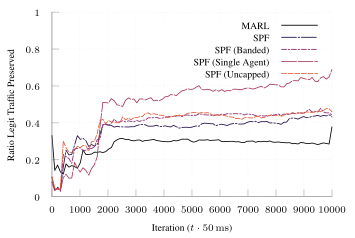

Source code (gnuplot):
set terminal tikz standalone color size 9cm,6cm font '\scriptsize' preamble '\usepackage{microtype} \usepackage{times} \usepackage[T1]{fontenc} \usepackage{siunitx}\sisetup{detect-all}'
set output "tcp-s-16.tex"

load "inferno.pal"

set style line 102 lc rgb '#a0a0a0' lt 1 lw 1
set border ls 102
set colorbox border 102
set key textcolor rgb "black"
set tics textcolor rgb "black"
set label textcolor rgb "black"

set border 3
set grid x y
set xtics nomirror
set ytics nomirror

#set key autotitle columnhead
set datafile separator ","

set xlabel "Iteration ($t \\cdot{} \\SI{50}{\\milli\\second}$)"
set ylabel "Ratio Legit Traffic Preserved"

set yrange [0.0:1.0]
set key inside top right

plot '../results/online-16-avg-ng.csv' u 1:3 w lines smooth sbezier title "MARL" dt 1, \
     '../results/spf-tcp-natural-16.avg.csv' u 1:3 w lines smooth sbezier title "SPF" dt (18,2,2,2), \
     '../results/spf-tcp-banded-16.avg.csv' u 1:3 w lines smooth sbezier title "SPF (Banded)" ls 4  dt (6,2,2,2), \
     '../results/spf-tcp-single-16.avg.csv' u 1:3 w lines smooth sbezier title "SPF (Single Agent)" ls 5 dt (18,2), \
     '../results/spf-tcp-uncap-16.avg.csv' u 1:3 w lines smooth sbezier title "SPF (Uncapped)" ls 6 dt (6,2), \
